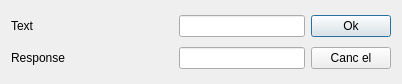
<?xml version="1.0" encoding="UTF-8"?>
<ui version="4.0">
 <class>AddWindow</class>
 <widget class="QDialog" name="AddWindow">
  <property name="enabled">
   <bool>true</bool>
  </property>
  <property name="geometry">
   <rect>
    <x>0</x>
    <y>0</y>
    <width>402</width>
    <height>84</height>
   </rect>
  </property>
  <property name="windowTitle">
   <string>Dialog</string>
  </property>
  <property name="sizeGripEnabled">
   <bool>false</bool>
  </property>
  <layout class="QHBoxLayout" name="horizontalLayout">
   <item>
    <layout class="QGridLayout" name="gridLayout">
     <item row="1" column="0" colspan="3">
      <widget class="QLabel" name="label_2">
       <property name="text">
        <string>Response</string>
       </property>
      </widget>
     </item>
     <item row="0" column="3">
      <widget class="QLineEdit" name="lineEdit_2"/>
     </item>
     <item row="0" column="1">
      <spacer name="horizontalSpacer">
       <property name="orientation">
        <enum>Qt::Horizontal</enum>
       </property>
       <property name="sizeHint" stdset="0">
        <size>
         <width>40</width>
         <height>20</height>
        </size>
       </property>
      </spacer>
     </item>
     <item row="1" column="3">
      <widget class="QLineEdit" name="lineEdit"/>
     </item>
     <item row="0" column="0">
      <widget class="QLabel" name="label">
       <property name="text">
        <string>Text</string>
       </property>
      </widget>
     </item>
     <item row="0" column="4">
      <widget class="QPushButton" name="pushButton">
       <property name="text">
        <string>Ok</string>
       </property>
      </widget>
     </item>
     <item row="1" column="4">
      <widget class="QPushButton" name="pushButton_2">
       <property name="text">
        <string>Canc el</string>
       </property>
       <property name="autoDefault">
        <bool>false</bool>
       </property>
      </widget>
     </item>
    </layout>
   </item>
  </layout>
 </widget>
 <resources/>
 <connections/>
</ui>
